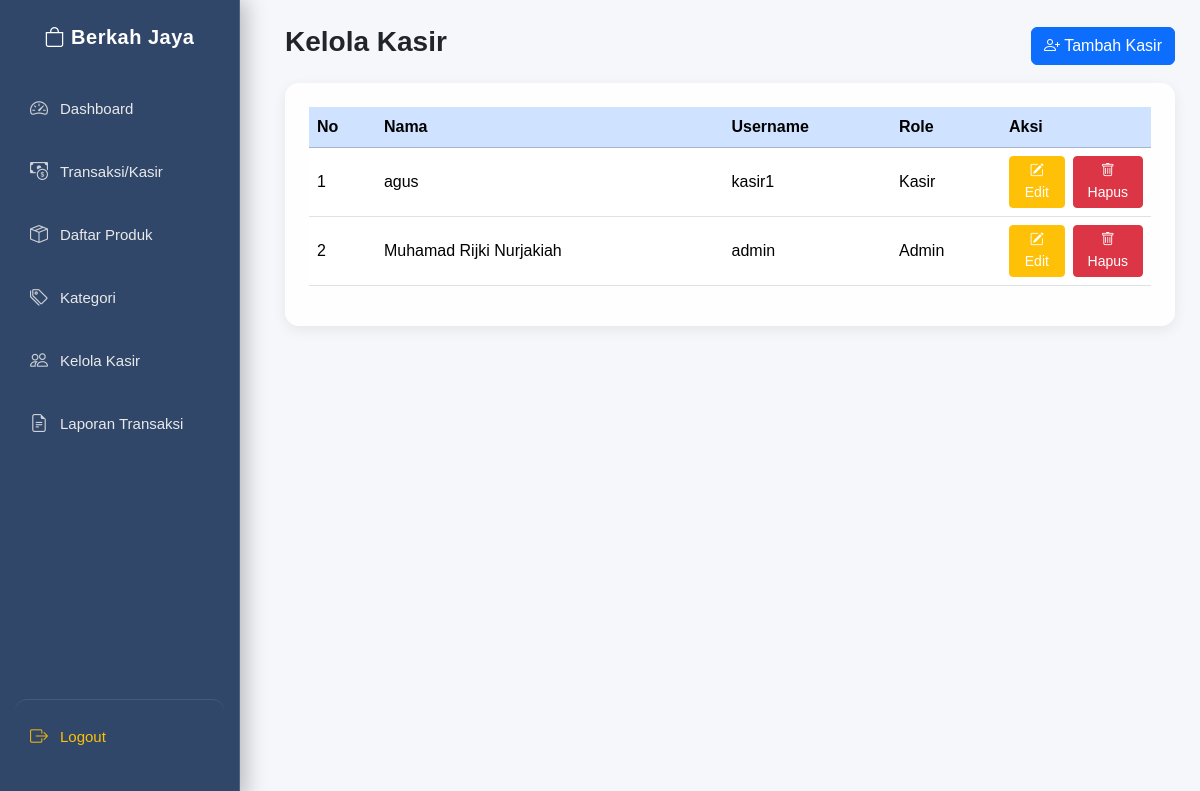
Screenshot of /karyawan/karyawan.php (signed in) with the database file from the repository.
### tables this page shows
CREATE TABLE `user` (
  `id` int NOT NULL,
  `nama` varchar(100) DEFAULT NULL,
  `username` varchar(50) NOT NULL,
  `password` varchar(255) NOT NULL,
  `role` enum('admin','kasir') NOT NULL DEFAULT 'admin'
);

### karyawan/karyawan.php (the view, shortened to what this page needs)
<?php
include "../conn/koneksi.php";
$users = $mysqli->query("SELECT * FROM user ORDER BY id DESC");
?>
<!DOCTYPE html>
<html lang="id">
<head>
    <link href="https://cdn.jsdelivr.net/npm/bootstrap@5.3.8/dist/css/bootstrap.min.css" rel="stylesheet">
    <link href="https://cdn.jsdelivr.net/npm/bootstrap-icons@1.10.5/font/bootstrap-icons.css" rel="stylesheet">
</head>
<body>
    <div class="sidebar">
        <h4><i class="bi bi-bag"></i> Berkah Jaya</h4>
        <?php if ($_SESSION['role'] == 'admin'): ?>
            <a href="../dashboard.php"><i class="bi bi-speedometer2"></i> Dashboard</a>
            <a href="../transaksi.php"><i class="bi bi-cash-coin"></i> Transaksi/Kasir</a>
            <a href="../index.php"><i class="bi bi-box-seam"></i> Daftar Produk</a>
            <a href="../kategori/kategori.php"><i class="bi bi-tags"></i> Kategori</a>
            <a href="../karyawan/karyawan.php"><i class="bi bi-people"></i> Kelola Kasir</a>
            <a href="../laporan_transaksi.php"><i class="bi bi-file-earmark-text"></i> Laporan Transaksi</a>
        <?php elseif ($_SESSION['role'] == 'kasir'): ?>
            <a href="transaksi.php"><i class="bi bi-cash-coin"></i> Transaksi</a>
            <a href="laporan_transaksi.php"><i class="bi bi-file-earmark-text"></i> Laporan Transaksi</a>
        <?php endif; ?>
        <a href="../logout.php" class="text-warning mt-auto pt-4 border-top border-white border-opacity-10"><i
                class="bi bi-box-arrow-right"></i> Logout</a>
    </div>
    <div class="content">
        <div class="d-flex justify-content-between align-items-center mb-3">
            <h3 class="fw-bold">Kelola Kasir</h3>
            <a href="tambah_karyawan.php" class="btn btn-primary">
                <i class="bi bi-person-plus"></i> Tambah Kasir
            </a>
        </div>
        <div class="card p-4">
            <table class="table table-hover align-middle">
                <thead class="table-primary">
                    <tr>
                        <th>No</th>
                        <th>Nama</th>
                        <th>Username</th>
                        <th>Role</th>
                        <th width="150">Aksi</th>
                    </tr>
                </thead>
                <tbody>
                    <?php
                    $no = 1;
                    while ($u = $users->fetch_assoc()):
                        ?>
                        <tr>
                            <td><?= $no++ ?></td>
                            <td><?= $u['nama'] ?></td>
                            <td><?= $u['username'] ?></td>
                            <td><?= ucfirst($u['role']) ?></td>
                            <td>
                                <div class="d-flex gap-2">
                                    <a href="edit_karyawan.php?id=<?= $u['id'] ?>"
                                        class="btn btn-warning btn-sm text-white">
                                        <i class="bi bi-pencil-square"></i> Edit
                                    </a>
                                    <a href="hapus_karyawan.php?id=<?= $u['id'] ?>"
                                        onclick="return confirm('Yakin ingin menghapus karyawan?')"
                                        class="btn btn-danger btn-sm">
                                        <i class="bi bi-trash"></i> Hapus
                                    </a>
                                </div>
                            </td>
                        </tr>
                    <?php endwhile; ?>
                </tbody>
            </table>

### karyawan/karyawan.php (style rules this page uses)
body { font-family: 'Poppins', sans-serif; background: #f5f7fb; }
.sidebar { width: 240px; height: 100vh; position: fixed; left: 0; top: 0; background: #ffffff; box-shadow: 3px 0 10px rgba(0, 0, 0, 0.08); padding: 20px 10px; }
.sidebar h4 { text-align: center; margin-bottom: 30px; font-weight: bold; }
.sidebar a { display: block; text-decoration: none; padding: 12px 15px; border-radius: 8px; margin-bottom: 8px; color: #333; font-weight: 500; transition: 0.2s; }
.content { margin-left: 260px; padding: 25px; }
.card { border: none; border-radius: 14px; background: #ffffffdd; box-shadow: 0 4px 14px rgba(0, 0, 0, 0.07); }
.sidebar { width: 240px; height: 100vh; position: fixed; left: 0; top: 0; background: rgba(13, 40, 80, 0.85); backdrop-filter: blur(12px); -webkit-backdrop-filter: blur(12px); border-right: 1px solid rgba(255, 255, 255, 0.15); box-shadow: 6px 0 20px rgba(0, 0, 0, 0.25); padding: 25px 15px; color: white; display: flex; flex-direction: column; }
.sidebar h4 { text-align: center; margin-bottom: 35px; font-weight: 700; color: #ffffff; font-size: 20px; letter-spacing: .5px; }
.sidebar a { display: flex; align-items: center; gap: 12px; text-decoration: none; padding: 12px 15px; border-radius: 12px; margin-bottom: 12px; color: #e9e9e9; font-weight: 500; font-size: 15px; transition: .25s ease; }
.sidebar a i { font-size: 18px; opacity: 0.85; transition: .25s ease; }

### rows the page displays
user: nama "agus", username "kasir1", role "Kasir"
user: nama "Muhamad Rijki Nurjakiah", username "admin", role "Admin"
